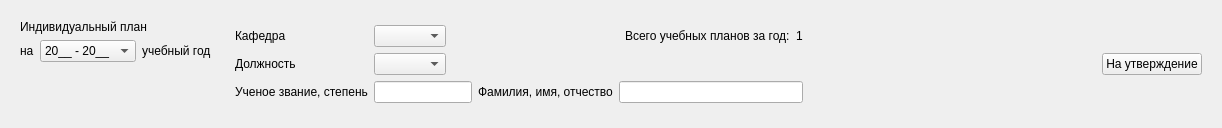
<?xml version="1.0" encoding="UTF-8"?>
<ui version="4.0">
 <class>Header</class>
 <widget class="QWidget" name="Header">
  <property name="geometry">
   <rect>
    <x>0</x>
    <y>0</y>
    <width>1222</width>
    <height>128</height>
   </rect>
  </property>
  <property name="windowTitle">
   <string>Form</string>
  </property>
  <layout class="QHBoxLayout" name="horizontalLayout" stretch="0,1,0,0">
   <item>
    <widget class="QWidget" name="w_personalPlan" native="true">
     <layout class="QVBoxLayout" name="verticalLayout_3">
      <item>
       <widget class="QLabel" name="label_7">
        <property name="text">
         <string>Индивидуальный план</string>
        </property>
       </widget>
      </item>
      <item>
       <layout class="QGridLayout" name="gridLayout_2" columnminimumwidth="0,1,0">
        <item row="0" column="0">
         <widget class="QLabel" name="label">
          <property name="text">
           <string>на</string>
          </property>
         </widget>
        </item>
        <item row="0" column="1">
         <widget class="QComboBox" name="comboBox">
          <property name="currentText">
           <string>20__ - 20__</string>
          </property>
          <item>
           <property name="text">
            <string>20__ - 20__</string>
           </property>
          </item>
         </widget>
        </item>
        <item row="0" column="2">
         <widget class="QLabel" name="label_3">
          <property name="text">
           <string>учебный год</string>
          </property>
         </widget>
        </item>
       </layout>
      </item>
      <item>
       <spacer name="verticalSpacer">
        <property name="orientation">
         <enum>Qt::Vertical</enum>
        </property>
        <property name="sizeHint" stdset="0">
         <size>
          <width>20</width>
          <height>33</height>
         </size>
        </property>
       </spacer>
      </item>
     </layout>
    </widget>
   </item>
   <item>
    <widget class="QWidget" name="w_teacherData" native="true">
     <layout class="QVBoxLayout" name="verticalLayout">
      <item>
       <layout class="QGridLayout" name="gridLayout" columnstretch="0,1,0,0,1,0,0">
        <item row="0" column="0">
         <widget class="QLabel" name="label_4">
          <property name="text">
           <string>Кафедра</string>
          </property>
         </widget>
        </item>
        <item row="0" column="1">
         <widget class="QComboBox" name="cb_department"/>
        </item>
        <item row="0" column="2">
         <spacer name="horizontalSpacer_4">
          <property name="orientation">
           <enum>Qt::Horizontal</enum>
          </property>
          <property name="sizeHint" stdset="0">
           <size>
            <width>40</width>
            <height>20</height>
           </size>
          </property>
         </spacer>
        </item>
        <item row="0" column="3" colspan="2">
         <spacer name="horizontalSpacer">
          <property name="orientation">
           <enum>Qt::Horizontal</enum>
          </property>
          <property name="sizeHint" stdset="0">
           <size>
            <width>148</width>
            <height>20</height>
           </size>
          </property>
         </spacer>
        </item>
        <item row="0" column="5">
         <widget class="QLabel" name="label_2">
          <property name="text">
           <string>Всего учебных планов за год:</string>
          </property>
         </widget>
        </item>
        <item row="0" column="6">
         <widget class="QLabel" name="label_planNumbers">
          <property name="text">
           <string>1</string>
          </property>
         </widget>
        </item>
        <item row="1" column="0">
         <widget class="QLabel" name="label_8">
          <property name="text">
           <string>Должность</string>
          </property>
         </widget>
        </item>
        <item row="1" column="1">
         <widget class="QComboBox" name="cb_post"/>
        </item>
        <item row="1" column="2">
         <spacer name="horizontalSpacer_5">
          <property name="orientation">
           <enum>Qt::Horizontal</enum>
          </property>
          <property name="sizeHint" stdset="0">
           <size>
            <width>40</width>
            <height>20</height>
           </size>
          </property>
         </spacer>
        </item>
        <item row="1" column="3" colspan="4">
         <spacer name="horizontalSpacer_3">
          <property name="orientation">
           <enum>Qt::Horizontal</enum>
          </property>
          <property name="sizeHint" stdset="0">
           <size>
            <width>348</width>
            <height>20</height>
           </size>
          </property>
         </spacer>
        </item>
        <item row="2" column="0">
         <widget class="QLabel" name="label_6">
          <property name="text">
           <string>Ученое звание, степень</string>
          </property>
         </widget>
        </item>
        <item row="2" column="1" colspan="2">
         <widget class="QLineEdit" name="line_rang">
          <property name="readOnly">
           <bool>true</bool>
          </property>
         </widget>
        </item>
        <item row="2" column="3">
         <widget class="QLabel" name="label_5">
          <property name="text">
           <string>Фамилия, имя, отчество</string>
          </property>
         </widget>
        </item>
        <item row="2" column="4" colspan="3">
         <widget class="QLineEdit" name="line_fio">
          <property name="readOnly">
           <bool>true</bool>
          </property>
         </widget>
        </item>
       </layout>
      </item>
     </layout>
    </widget>
   </item>
   <item>
    <spacer name="horizontalSpacer_2">
     <property name="orientation">
      <enum>Qt::Horizontal</enum>
     </property>
     <property name="sizeHint" stdset="0">
      <size>
       <width>275</width>
       <height>20</height>
      </size>
     </property>
    </spacer>
   </item>
   <item>
    <widget class="QStackedWidget" name="sw_approved">
     <property name="currentIndex">
      <number>1</number>
     </property>
     <widget class="QWidget" name="page_approved">
      <layout class="QVBoxLayout" name="verticalLayout_5">
       <item>
        <widget class="QLabel" name="lbl_approvedStatus">
         <property name="text">
          <string>-</string>
         </property>
        </widget>
       </item>
       <item>
        <widget class="QLabel" name="lbl_approvedPost">
         <property name="text">
          <string>-</string>
         </property>
        </widget>
       </item>
       <item>
        <widget class="QLabel" name="lbl_approvedDate">
         <property name="text">
          <string>-</string>
         </property>
        </widget>
       </item>
       <item>
        <widget class="QLabel" name="lbl_approvedMane">
         <property name="text">
          <string>-</string>
         </property>
        </widget>
       </item>
       <item>
        <spacer name="verticalSpacer_2">
         <property name="orientation">
          <enum>Qt::Vertical</enum>
         </property>
         <property name="sizeHint" stdset="0">
          <size>
           <width>20</width>
           <height>0</height>
          </size>
         </property>
        </spacer>
       </item>
      </layout>
     </widget>
     <widget class="QWidget" name="page_forApproved">
      <layout class="QVBoxLayout" name="verticalLayout_6">
       <item>
        <widget class="QPushButton" name="btn_toApprove">
         <property name="text">
          <string>На утверждение</string>
         </property>
        </widget>
       </item>
      </layout>
     </widget>
     <widget class="QWidget" name="page">
      <layout class="QVBoxLayout" name="verticalLayout_2">
       <item>
        <widget class="QLabel" name="label_9">
         <property name="text">
          <string>На утверждении</string>
         </property>
        </widget>
       </item>
       <item>
        <widget class="QPushButton" name="btn_approvedCancel">
         <property name="text">
          <string>Отозвать</string>
         </property>
        </widget>
       </item>
      </layout>
     </widget>
    </widget>
   </item>
  </layout>
 </widget>
 <resources/>
 <connections/>
</ui>
